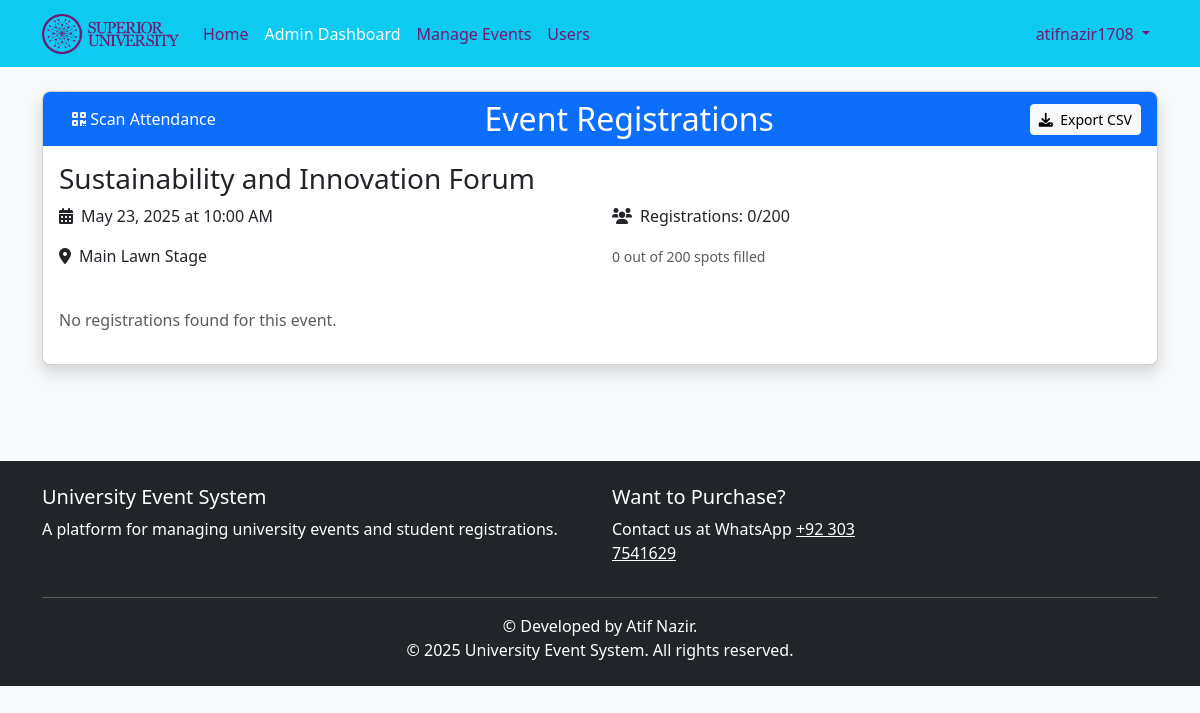
Page /admin/events/10/registrations (signed in) on the committed database.
### app/models.py (models this page shows, shortened)
class User(db.Model, UserMixin):
    id = db.Column(db.Integer, primary_key=True)
    username = db.Column(db.String(64), unique=True, nullable=False)
    full_name = db.Column(db.String(100), nullable=True)  # New field for full name
    email = db.Column(db.String(120), unique=True, nullable=False)
    password_hash = db.Column(db.String(128), nullable=False)
    role = db.Column(db.String(20), nullable=False, default='student')
    student_id = db.Column(db.String(100), nullable=True)  # New field for student ID
    profile_image = db.Column(db.String(200), nullable=True)  # New field for profile picture URL
    department = db.Column(db.String(100), nullable=True)  # Department
    bio = db.Column(db.String(500), nullable=True)  # Optional bio field
    created_at = db.Column(db.DateTime, default=datetime.utcnow)
    registrations = db.relationship('Registration', backref='user', lazy=True)
    def is_admin(self):
        return self.role == 'admin'

class Event(db.Model):
    id = db.Column(db.Integer, primary_key=True)
    title = db.Column(db.String(100), nullable=False)
    description = db.Column(db.Text, nullable=False)
    date = db.Column(db.DateTime, nullable=False)  # Start Date
    end_date = db.Column(db.DateTime, nullable=True)
    registration_deadline = db.Column(db.DateTime, nullable=True)  # New Field
    location = db.Column(db.String(100), nullable=False)
    max_participants = db.Column(db.Integer, nullable=False)
    created_at = db.Column(db.DateTime, default=datetime.utcnow)
    updated_at = db.Column(db.DateTime, default=datetime.utcnow, onupdate=datetime.utcnow)
    registrations = db.relationship('Registration', backref='event', lazy=True, cascade="all, delete-orphan")
    @property
    def registration_count(self):
        return Registration.query.filter_by(event_id=self.id).count()

### app/routes/admin.py (the view)
@admin.route('/events/<int:event_id>/registrations')
@admin_required
def event_registrations(event_id):
    event = Event.query.get_or_404(event_id)
    registrations = Registration.query.filter_by(event_id=event_id).all()
    for reg in registrations:
        if not reg.admin_viewed:
            reg.admin_viewed = True
    db.session.commit()
    registration_data = [{
        'id': r.id,
        'user_id': r.user_id,
        'username': r.user.username,
        'email': r.user.email,
        'registered_at': r.registered_at,
        'attended': r.attended
    } for r in registrations]
    return render_template('admin/registrations.html',
                           title=f'Registrations - {event.title}',
                           event=event,
                           registrations=registration_data)

### app/models.py (called while the page is built)
@login_manager.user_loader
def load_user(user_id):
    return User.query.get(int(user_id))

### app/routes/admin.py (called while the page is built)
def get_new_registration_count():
    return Registration.query.filter_by(admin_viewed=False).count()

@admin.context_processor
def inject_new_registration_count():
    if current_user.is_authenticated and current_user.is_admin():
        return {'new_registration_count': get_new_registration_count()}
    return {'new_registration_count': 0}

### app/utils/helpers.py (called while the page is built)
def admin_required(f):
    @wraps(f)  # Add this line to preserve the original function name
    def decorated_function(*args, **kwargs):
        if not current_user.is_admin():
            abort(403)  # Forbidden if not an admin
        return f(*args, **kwargs)
    return decorated_function

### app/templates/admin/registrations.html
{% extends "base.html" %}
{% block content %}
<div class="row mb-4">
    <div class="col-md-12">
        <div class="card shadow">
            <div class="card-header bg-primary text-white">
                <div class="d-flex justify-content-between align-items-center">
<a href="{{ url_for('admin.scan_attendance') }}" class="btn btn-primary">
    <i class="fas fa-qrcode"></i> Scan Attendance
</a>
                    <h2 class="card-title mb-0">Event Registrations</h2>
                    <a href="{{ url_for('admin.export_registrations', event_id=event.id) }}" class="btn btn-light btn-sm">
                        <i class="fas fa-download me-1"></i> Export CSV
                    </a>
                </div>
            </div>
            <div class="card-body">
                <div class="event-details mb-4">
                    <h3>{{ event.title }}</h3>
                    <div class="row">
                        <div class="col-md-6">
                            <p><i class="fas fa-calendar-alt me-2"></i>{{ event.date.strftime('%B %d, %Y at %I:%M %p') }}</p>
                            <p><i class="fas fa-map-marker-alt me-2"></i>{{ event.location }}</p>
                        </div>
                        <div class="col-md-6">
                            <p><i class="fas fa-users me-2"></i>Registrations: {{ event.registration_count }}/{{ event.max_participants }}</p>
                            <p class="text-muted">
                                <small>{{ event.registration_count }} out of {{ event.max_participants }} spots filled</small>
                            </p>
                        </div>
                    </div>
                </div>
                {% if registrations %}
                    <div class="table-responsive">
                        <table class="table table-striped table-hover">
                            <thead class="table-light">
                                <tr>
                                    <th>#</th>
                                    <th>Username</th>
                                    <th>Email</th>
                                    <th>Registered At</th>
                                    <th>Attendance</th>
                                    <th>Toggle</th>
                                </tr>
                            </thead>
                            <tbody>
                                {% for reg in registrations %}
                                <tr>
                                    <td>{{ reg.id }}</td>
                                    <td>{{ reg.username }}</td>
                                    <td>{{ reg.email }}</td>
                                    <td>{{ reg.registered_at.strftime('%Y-%m-%d %H:%M:%S') }}</td>
                                    <td>
                                        {% if reg.attended %}
                                            <span class="badge bg-success">Attended</span>
                                        {% else %}
                                            <span class="badge bg-secondary">Not Attended</span>
                                        {% endif %}
                                    </td>
                                    <td>
                                        <form method="POST" action="{{ url_for('admin.toggle_attendance', event_id=event.id, reg_id=reg.id) }}">
                                            <button type="submit" class="btn btn-sm btn-outline-primary">
                                                Toggle
                                            </button>
                                        </form>
                                    </td>
                                </tr>
                                {% endfor %}
                            </tbody>
                        </table>
                    </div>
                {% else %}
                    <p class="text-muted">No registrations found for this event.</p>
                {% endif %}
            </div>
        </div>
    </div>
</div>
{% endblock %}

### app/templates/base.html (shortened to what this page needs)
<!DOCTYPE html>
<html lang="en">
<head>
    <link href="https://cdn.jsdelivr.net/npm/bootstrap@5.3.0/dist/css/bootstrap.min.css" rel="stylesheet">
    <link href="https://cdnjs.cloudflare.com/ajax/libs/font-awesome/6.0.0/css/all.min.css" rel="stylesheet">
    <link rel="stylesheet" href="https://cdn.jsdelivr.net/npm/flatpickr/dist/flatpickr.min.css">
    <link rel="stylesheet" href="{{ url_for('static', filename='css/style.css') }}">
    <link rel="stylesheet" href="{{ url_for('static', filename='css/notification.css') }}">
</head>
<body>
    <header>
        <nav class="navbar navbar-expand-lg navbar-dark">
            <div class="container">
                <a class="navbar-brand" href="{{ url_for('main.home') }}">
                    <img src="{{ url_for('static', filename='images/university_logo.png') }}"
                         alt=""
                         height="40"
                         class="d-inline-block align-text-top"
                         onerror="this.style.display='none'; document.getElementById('brand-text').style.display='inline';">
                </a>
                <div class="collapse navbar-collapse" id="navbarNav">
                    <ul class="navbar-nav me-auto">
                        <li class="nav-item">
                            <a class="nav-link {% if request.endpoint == 'main.home' %}active{% endif %}" href="{{ url_for('main.home') }}">Home</a>
                        </li>
                        {% if current_user.is_authenticated %}
                            {% if current_user.is_admin() %}
                                <li class="nav-item">
                                    <a class="nav-link {% if request.endpoint.startswith('admin.') %}active{% endif %}" href="{{ url_for('admin.dashboard') }}">Admin Dashboard</a>
                                </li>
                                <li class="nav-item">
                                    <a class="nav-link {% if request.endpoint == 'admin.events' %}active{% endif %}" href="{{ url_for('admin.events') }}">Manage Events</a>
                                </li>
                                <li class="nav-item">
                                    <a class="nav-link {% if request.endpoint == 'admin.users' %}active{% endif %}" href="{{ url_for('admin.users') }}">Users</a>
                                </li>
                            {% endif %}
                        {% endif %}
                    </ul>
                    <ul class="navbar-nav">
                        {% if current_user.is_authenticated %}
                            <li class="nav-item dropdown">
                                <a class="nav-link dropdown-toggle" href="#" id="navbarDropdown" role="button" data-bs-toggle="dropdown" aria-expanded="false">
                                    {{ current_user.username }}
                                </a>
                            </li>
                        {% endif %}
                    </ul>
                </div>
            </div>
        </nav>
    </header>
    <main class="container py-4">
        {% block content %}{% endblock %}
    </main>
    <footer class="bg-dark text-white mt-5 py-4">
        <div class="container">
            <div class="row">
                <div class="col-md-6">
                    <h5>University Event System</h5>
                    <p>A platform for managing university events and student registrations.</p>
                </div>
                <div class="col-md-3">
                    <h5>Want to Purchase?</h5>
                    <p>
                        Contact us at WhatsApp
                        <a href="https://wa.me/923037541629" target="_blank" style="color: white;">
                        +92 303 7541629
                        </a>
                      </p>
                </div>
            </div>
            <hr>
            <div class="text-center">
                <p class="mb-0">&copy; Developed by Atif Nazir.</p>
                <p class="mb-0">&copy; {{ year }} University Event System. All rights reserved.</p>
            </div>
        </div>
    </footer>
</body>
</html>

### app/static/css/style.css (style rules this page uses)
body { background-color: #f8f9fa; font-family: 'Segoe UI', Tahoma, Geneva, Verdana, sans-serif; }
.navbar-brand { font-weight: 600; }
.card { border-radius: 0.5rem; overflow: hidden; transition: transform 0.3s ease, box-shadow 0.3s ease; }
.card-header { border-bottom: none; }
.btn { border-radius: 0.25rem; }
.btn-primary { background-color: #0d6efd; border-color: #0d6efd; }
footer { margin-top: 2rem; }

### app/templates/base.html (style rules this page uses)
header nav.navbar { background-color: #007BFF; }
.navbar-nav .nav-link { color: #701A73 !important; }
.navbar-nav .nav-link.active { color: #ffffff !important; }
.navbar-brand { color: #ffffff; }
.navbar { background-color: #0DCAF0 !important; }

### rows in the picture
User: username "atifnazir1708"
Event: title "Sustainability and Innovation Forum", date "May 23, 2025 at 10:00 AM", location "Main Lawn Stage", max_participants "200"

### other values in the picture
{{ event.registration_count }} "0"
